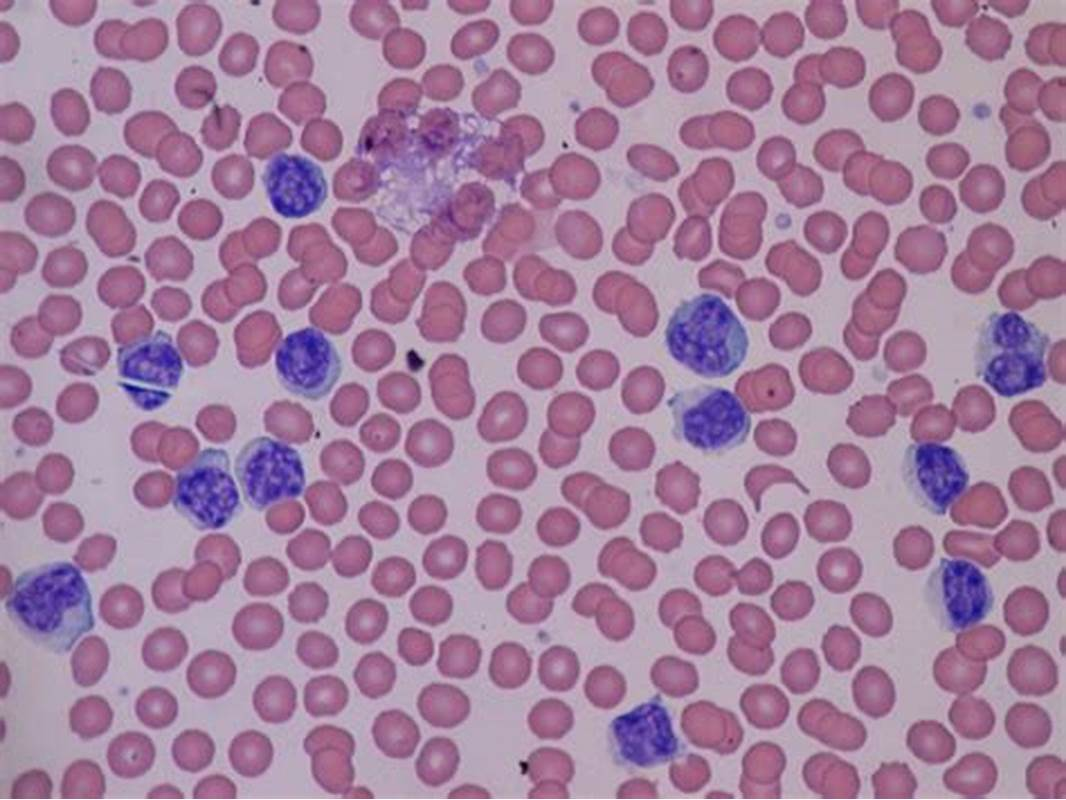
#> input picture test4.jpg, 1066 x 800 px
$ python dio.py
#> lines starting #> are read from the running program, lines starting #| are printed output that depends on the picture; after the words box and inside, x2 and y2 are one past the last pixel; in counts of white or black regions, pixels touching at a corner belong together
import cv2
import numpy as np

# Load the image
img = cv2.imread('test4.jpg')
#> img is the input picture: shape (800, 1066, 3); mean B, G, R 159.2, 128.5, 164.6

# Convert the image to grayscale
gray = cv2.cvtColor(img, cv2.COLOR_BGR2GRAY)
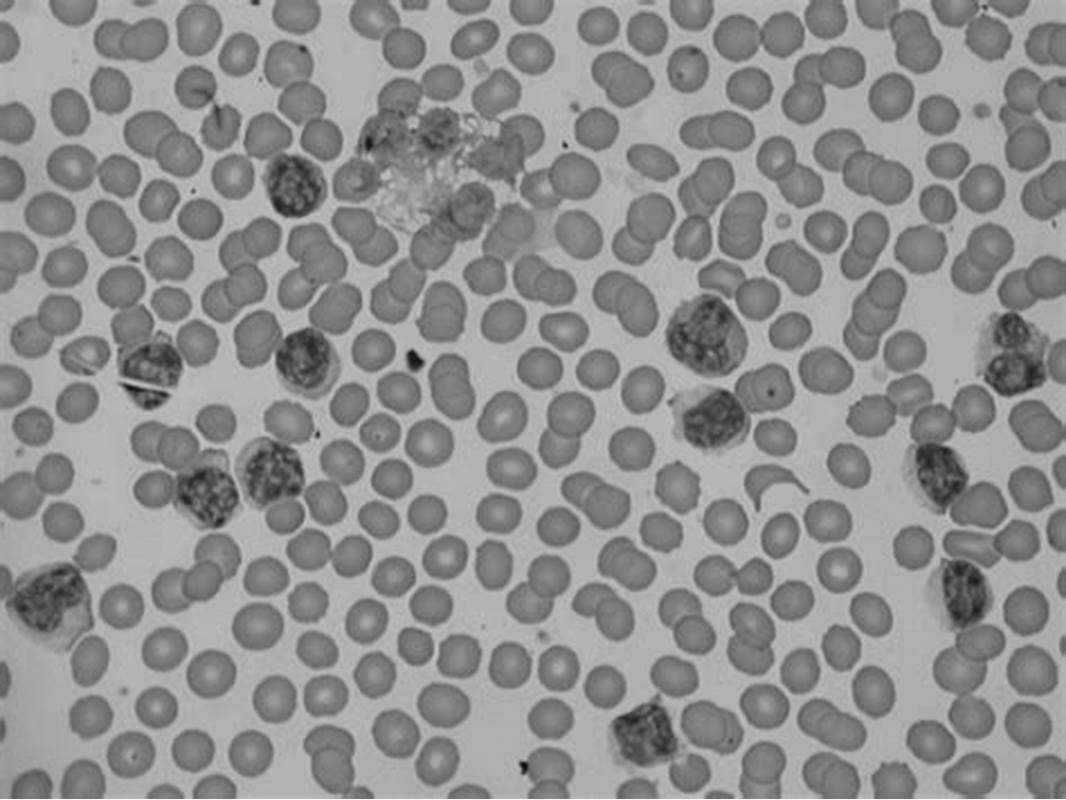
#> gray: shape (800, 1066); min 9, max 253, mean 142.8

# Apply median blur to smooth the image and reduce noise
blur = cv2.medianBlur(gray, 5)

# Apply thresholding to convert the image to black and white
_, thresh = cv2.threshold(blur, 0, 255, cv2.THRESH_BINARY+cv2.THRESH_OTSU)
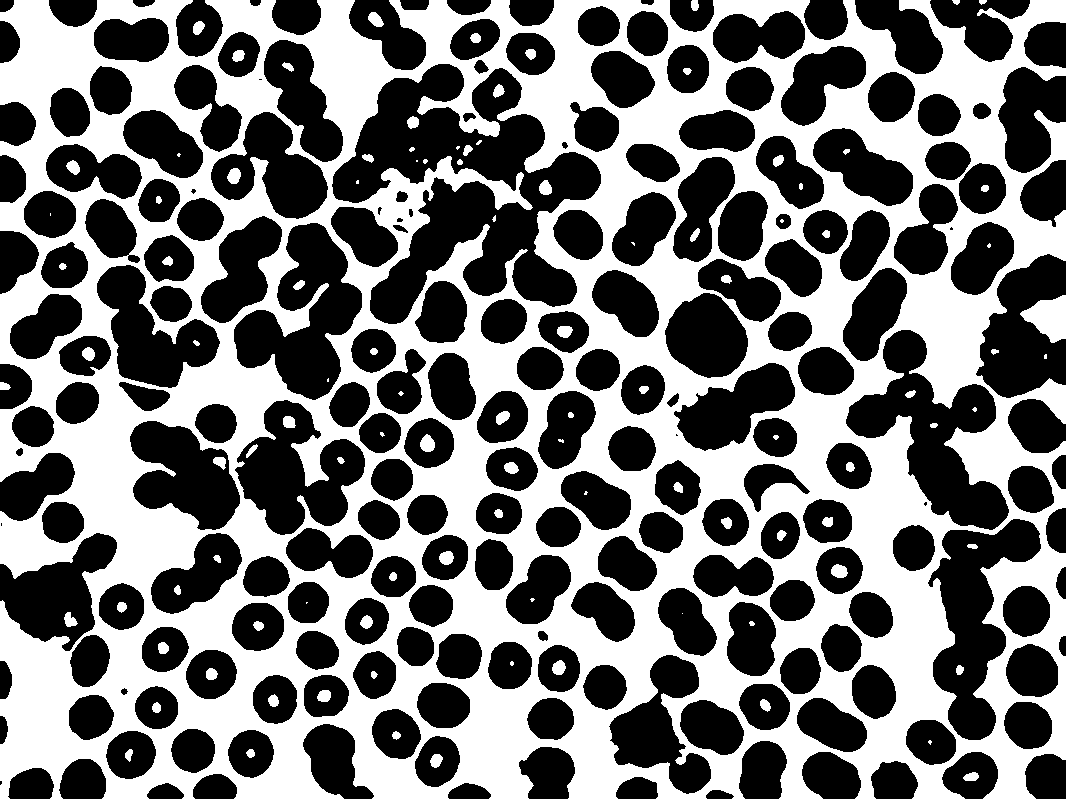
#> thresh: shape (800, 1066); 45.8% white; 104 white regions (23 under 20 px)

# Find contours in the image
contours, _ = cv2.findContours(thresh, cv2.RETR_TREE, cv2.CHAIN_APPROX_SIMPLE)
#> contours = 288 contours, 36 with area under 20; largest, box (x1, y1, x2, y2) and area: (0, 0, 1066, 800) 790414, (331, 63, 602, 325) 33469, (845, 329, 1010, 531) 13394, (233, 222, 363, 401) 11858, (927, 518, 1042, 741) 11717

# Loop through each contour and identify the blood cells
for contour in contours:
    # Get the area of the contour
    area = cv2.contourArea(contour)

    # Ignore small contours
    if area < 100:
        continue

    # Draw a bounding box around the contour
    x, y, w, h = cv2.boundingRect(contour)
    cv2.rectangle(img, (x, y), (x+w, y+h), (0, 255, 0), 2)

    # Identify the type of blood cell based on the aspect ratio of the bounding box
    aspect_ratio = float(w) / h
    if aspect_ratio > 1.2:
        cv2.putText(img, "Red Blood Cell", (x, y), cv2.FONT_HERSHEY_SIMPLEX, 0.5, (0, 255, 0), 2)
    else:
        cv2.putText(img, "White Blood Cell", (x, y), cv2.FONT_HERSHEY_SIMPLEX, 0.5, (0, 255, 0), 2)
#> this loop made 288 passes
#> (area, x, y, w, h, aspect_ratio) on passes 1, 5, 6: (110.5, 64, 612, 14, 15, 0.933), (1283, 1020, 295, 46, 48, 0.958), (104.5, 193, 21, 12, 14, 0.857)
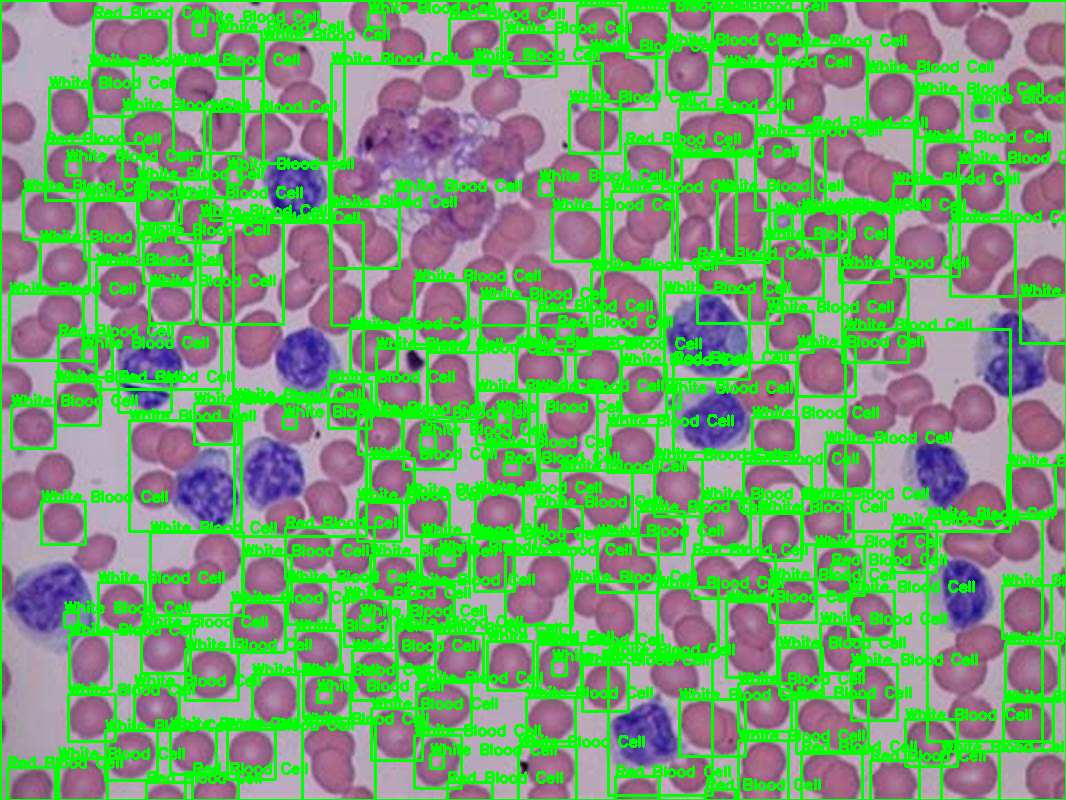
#> img: shape (800, 1066, 3); mean B, G, R 113.1, 159.5, 117.2

# Display the result
cv2.imshow("Result", img)
cv2.waitKey(0)
cv2.destroyAllWindows()

$ run again, with test3.jpg copied over test4.jpg
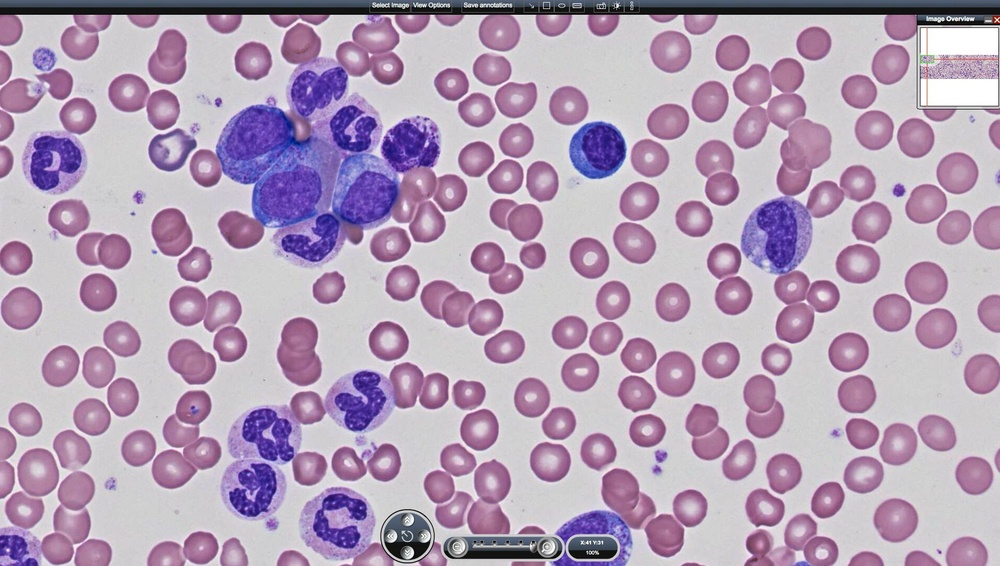
#> input picture test3.jpg, 1000 x 566 px, shrunk from 1900 x 1075 before the run
#> img is the input picture: shape (566, 1000, 3); mean B, G, R 183.5, 160.1, 180.1
#> `_, thresh = cv2.threshold(blur, 0, 255, cv2.THRESH_BINARY+cv2.THRESH_O..`:
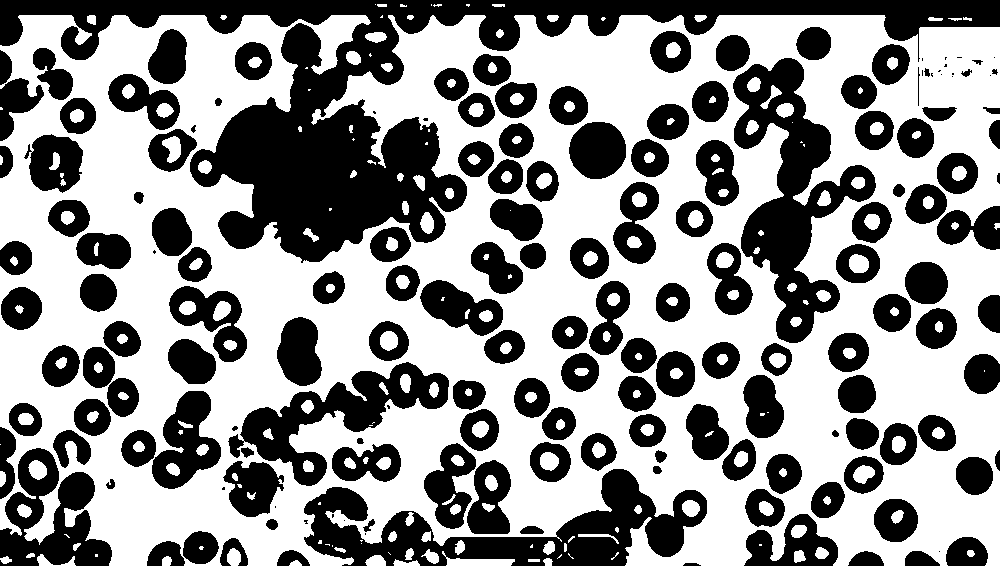
#> thresh: shape (566, 1000); 57.3% white; 169 black regions (23 under 20 px)
#> contours = 375 contours, 86 with area under 20; largest, box (x1, y1, x2, y2) and area: (0, 15, 1000, 566) 464126, (732, 57, 877, 344) 16988, (239, 361, 450, 487) 9304, (151, 390, 222, 490) 4126, (168, 285, 248, 363) 3391
#> the loop `for contour in contours:` made 375 passes
#> (area, x, y, w, h, aspect_ratio) on passes 7, 10, 15: (156.5, 365, 555, 21, 11, 1.91), (140.5, 37, 554, 39, 12, 3.25), (406, 442, 551, 73, 15, 4.87)
#> after the loop `for contour in contours:`:
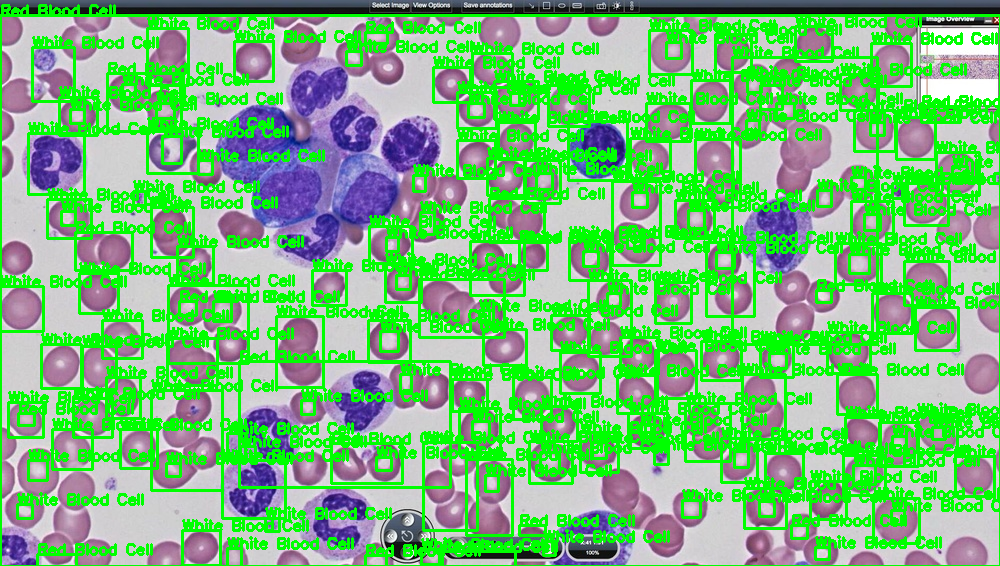
#> img: shape (566, 1000, 3); mean B, G, R 121.2, 188.1, 117.9
